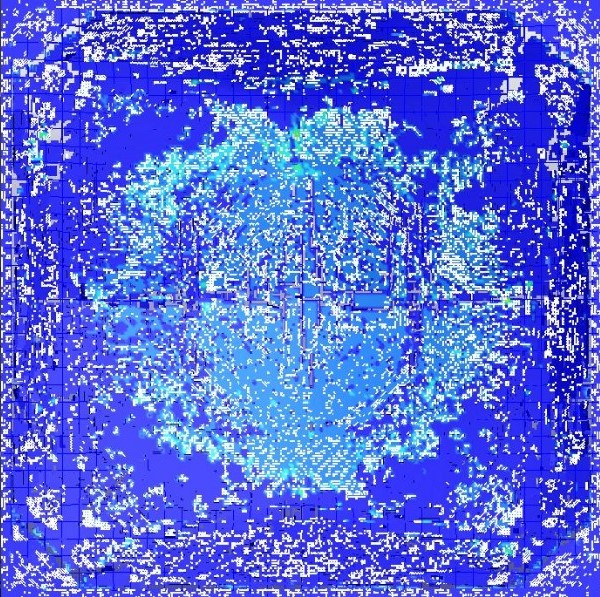
#> input picture AreaCalculationCode/1.jpeg, 600 x 597 px
$ python dinesh.py
#> lines starting #> are read from the running program, lines starting #| are printed output that depends on the picture; after the words box and inside, x2 and y2 are one past the last pixel; in counts of white or black regions, pixels touching at a corner belong together
import cv2
import numpy as np


def segment_image(image_path):

#> called with image_path = '1.jpeg'
    image = cv2.imread(image_path)
#> image is the input picture: shape (597, 600, 3); mean B, G, R 217.9, 108.5, 89.9


    gray_image = cv2.cvtColor(image, cv2.COLOR_BGR2GRAY)
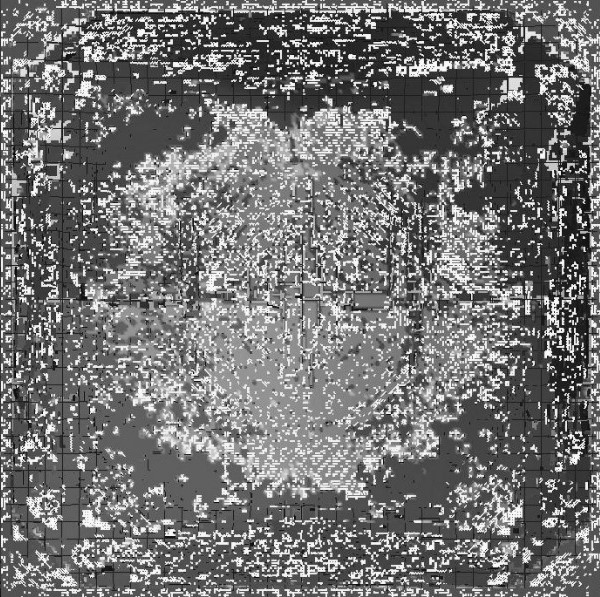
#> gray_image: shape (597, 600); min 5, max 255, mean 115.4


    _, binary_image = cv2.threshold(gray_image, 70, 300, cv2.THRESH_BINARY)
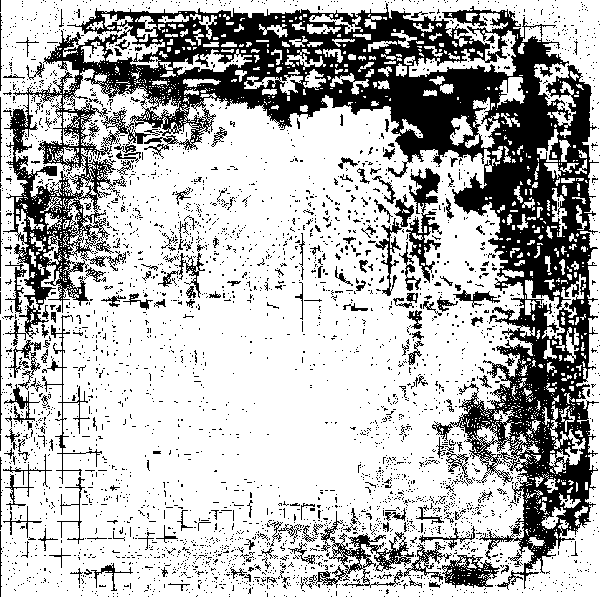
#> binary_image: shape (597, 600); 71.6% white; 3357 black regions (3167 under 20 px)

    contours, _ = cv2.findContours(binary_image, cv2.RETR_EXTERNAL, cv2.CHAIN_APPROX_SIMPLE)
#> contours = 1 contour; box (x1, y1, x2, y2) and area: (0, 0, 600, 597) 356347


    mask = cv2.cvtColor(binary_image, cv2.COLOR_GRAY2BGR)
#> mask: shape (597, 600, 3); 71.6% white; 3357 black regions (3167 under 20 px), largest, box (x1, y1, x2, y2) and area: (3, 3, 599, 590) 75153, (315, 511, 414, 588) 1854, (406, 168, 442, 283) 1538

    total = mask.shape[0] * mask.shape[1]
#> total = 358200
    black= np.sum(mask[:, :, 0] == 0)
#> black = 101610
    percentage = (black / total) * 100
#> percentage = 28.37

    print("Percentage of Crack: {:.2f}%".format(percentage))
#| Percentage of Crack: 28.37%


    cv2.imshow('Original Image', image)
    cv2.imshow('Segmented Image', mask)
    cv2.waitKey(0)
    cv2.destroyAllWindows()

image_path = '1.jpeg'
segment_image(image_path)

$ run again, with AreaCalculationCode/2.jpeg copied over AreaCalculationCode/1.jpeg
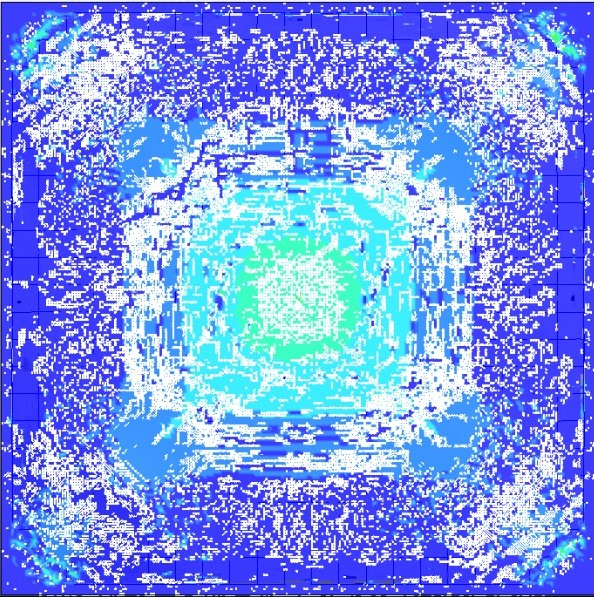
#> input picture AreaCalculationCode/2.jpeg, 594 x 597 px
#> in segment_image, image is the input picture: shape (597, 594, 3); mean B, G, R 234.6, 153.7, 125.1
#> in segment_image, `gray_image = cv2.cvtColor(image, cv2.COLOR_BGR2GRAY)`:
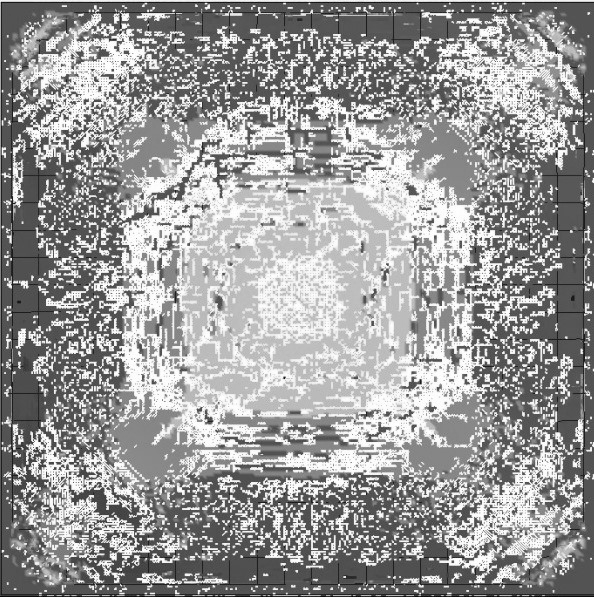
#> gray_image: shape (597, 594); min 2, max 255, mean 154.4
#> in segment_image, `_, binary_image = cv2.threshold(gray_image, 70, 300, cv2.THRESH_BINARY)`:
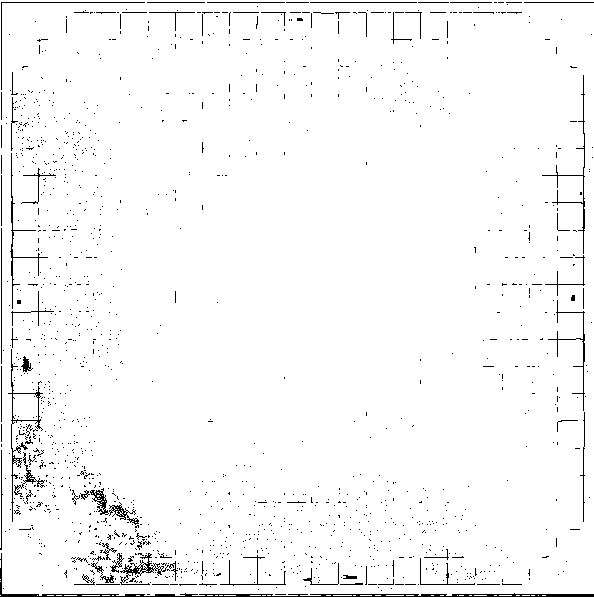
#> binary_image: shape (597, 594); 97.2% white; black in thin lines or dots
#> contours = 40 contours, 39 with area under 20; largest, box (x1, y1, x2, y2) and area: (0, 0, 594, 596) 351320
#> mask: shape (597, 594, 3); 97.2% white; black in thin lines or dots
#> black = 10007
#> percentage = 2.82
#| Percentage of Crack: 2.82%

$ run again, with AreaCalculationCode/3.jpeg copied over AreaCalculationCode/1.jpeg
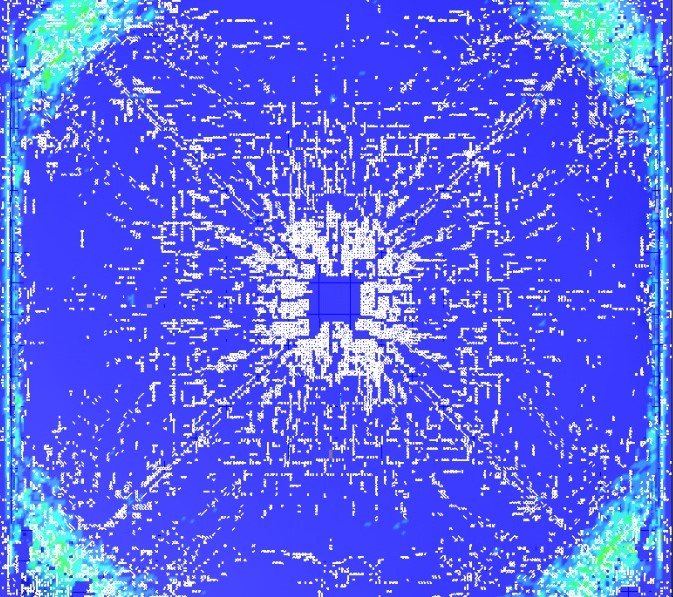
#> input picture AreaCalculationCode/3.jpeg, 673 x 597 px
#> in segment_image, image is the input picture: shape (597, 673, 3); mean B, G, R 240, 101.9, 90.5
#> in segment_image, `gray_image = cv2.cvtColor(image, cv2.COLOR_BGR2GRAY)`:
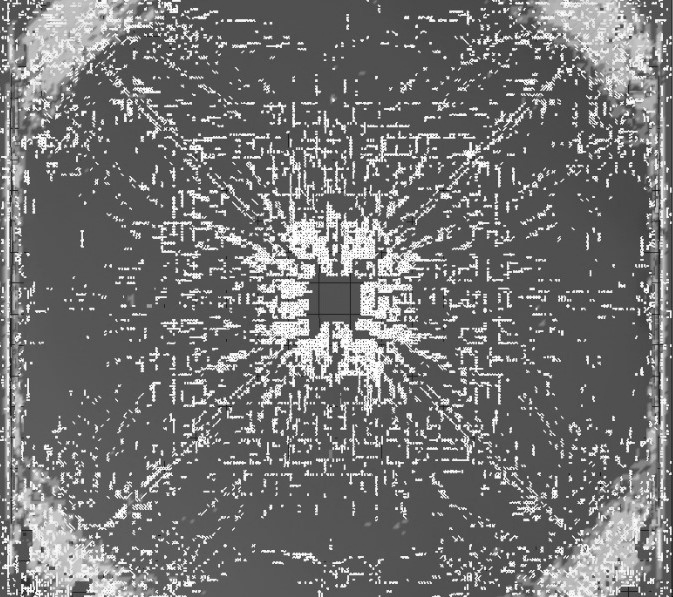
#> gray_image: shape (597, 673); min 8, max 255, mean 114.2
#> in segment_image, `_, binary_image = cv2.threshold(gray_image, 70, 300, cv2.THRESH_BINARY)`:
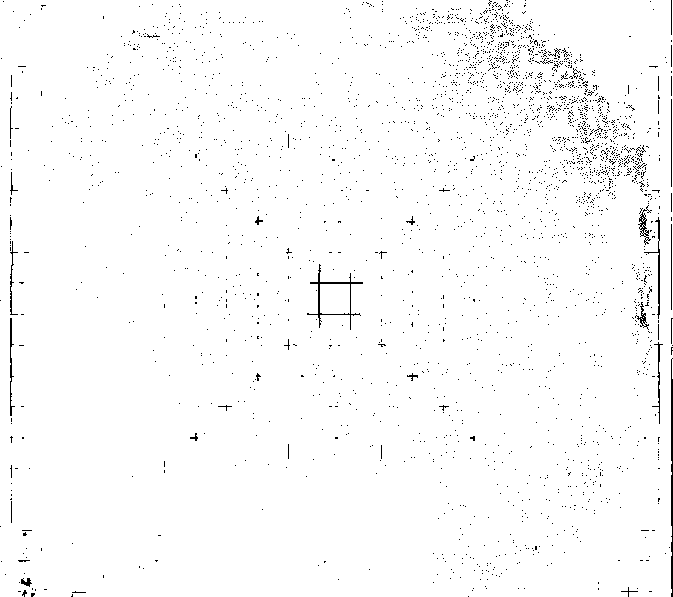
#> binary_image: shape (597, 673); 98.2% white; black in thin lines or dots
#> contours = 2 contours, 1 with area under 20; largest, box (x1, y1, x2, y2) and area: (0, 0, 673, 597) 399822
#> mask: shape (597, 673, 3); 98.2% white; black in thin lines or dots
#> black = 7258
#> percentage = 1.81
#| Percentage of Crack: 1.81%
